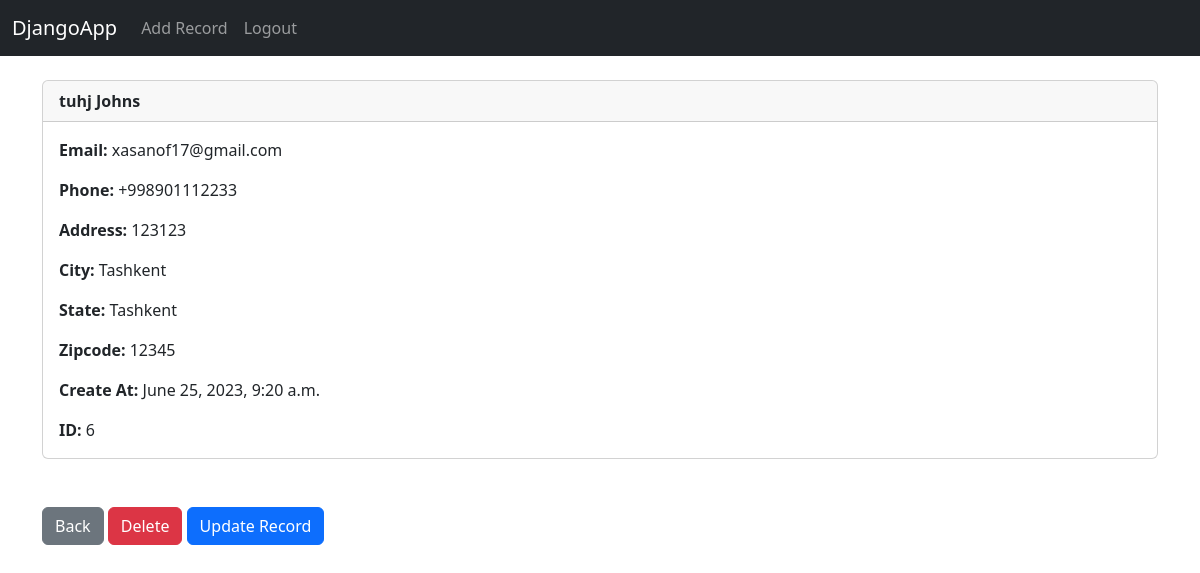
The app's page /record/6 (signed in) with its own data.
### website/models.py (models this page shows, shortened)
class Record(models.Model):
	created_at = models.DateTimeField(auto_now_add=True)
	first_name = models.CharField(max_length=50)
	last_name =  models.CharField(max_length=50)
	email =  models.CharField(max_length=100)
	phone = models.CharField(max_length=15)
	address =  models.CharField(max_length=100)
	city =  models.CharField(max_length=50)
	state =  models.CharField(max_length=50)
	zipcode =  models.CharField(max_length=6)

### website/views.py (the view)
# urls.py: path('record/<int:pk>', views.customer_record, name='record'),
def customer_record(request, pk):
    if request.user.is_authenticated:
        customer_record = Record.objects.get(id=pk)
        return render(request, 'record.html', {'customer_record': customer_record})
    else:
        messages.success(request, "You Must Be Logged In To View That Page...")
        return redirect('home')

### templates/record.html
{% extends 'base.html' %}
{% block content %}
<div class="card">
  <div class="card-header"><strong>
    	{{ customer_record.first_name }}
		{{ customer_record.last_name }}</strong>
  </div>
  <div class="card-body">
<p class="card-text">
<strong>Email: </strong>{{ customer_record.email }}</p>
<p class="card-text">
<strong>Phone: </strong>{{ customer_record.phone }}
</p>
<p class="card-text">
<strong>Address: </strong>{{ customer_record.address }}</p>
<p class="card-text">
<strong>City: </strong>{{ customer_record.city }}</p>
<p class="card-text">
<strong>State: </strong>{{ customer_record.state }}</p>
<p class="card-text">
<strong>Zipcode: </strong>{{ customer_record.zipcode }}</p>
<p class="card-text">
<strong>Create At: </strong>{{ customer_record.created_at }}</p>
<p class="card-text">
<strong>ID: </strong>{{ customer_record.id }}</p>
  </div>
</div>
<br/><br/>
<a href="{% url 'home' %}" class="btn btn-secondary">Back</a>
<a href="{% url 'delete_record' customer_record.id %}" class="btn btn-danger">Delete</a>
<a href="{% url 'update_record' customer_record.id %}" class="btn btn-primary">Update Record</a>
{% endblock %}

### records on screen
Record: first_name "tuhj", last_name "Johns", email "xasanof17@gmail.com", phone "+998901112233", address "123123", city "Tashkent", state "Tashkent", zipcode "12345", created_at "June 25, 2023, 9:20 a.m.", id "6"
